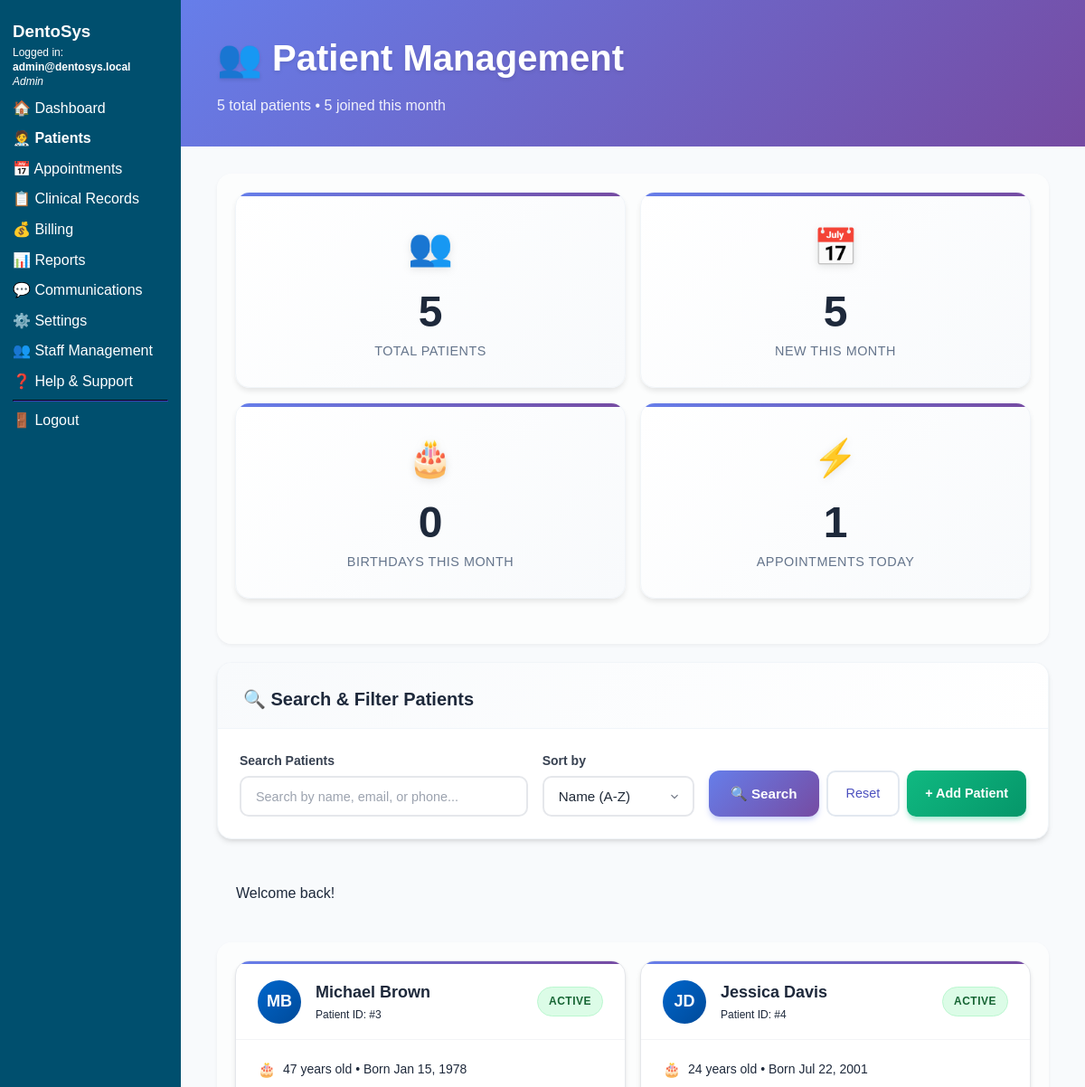
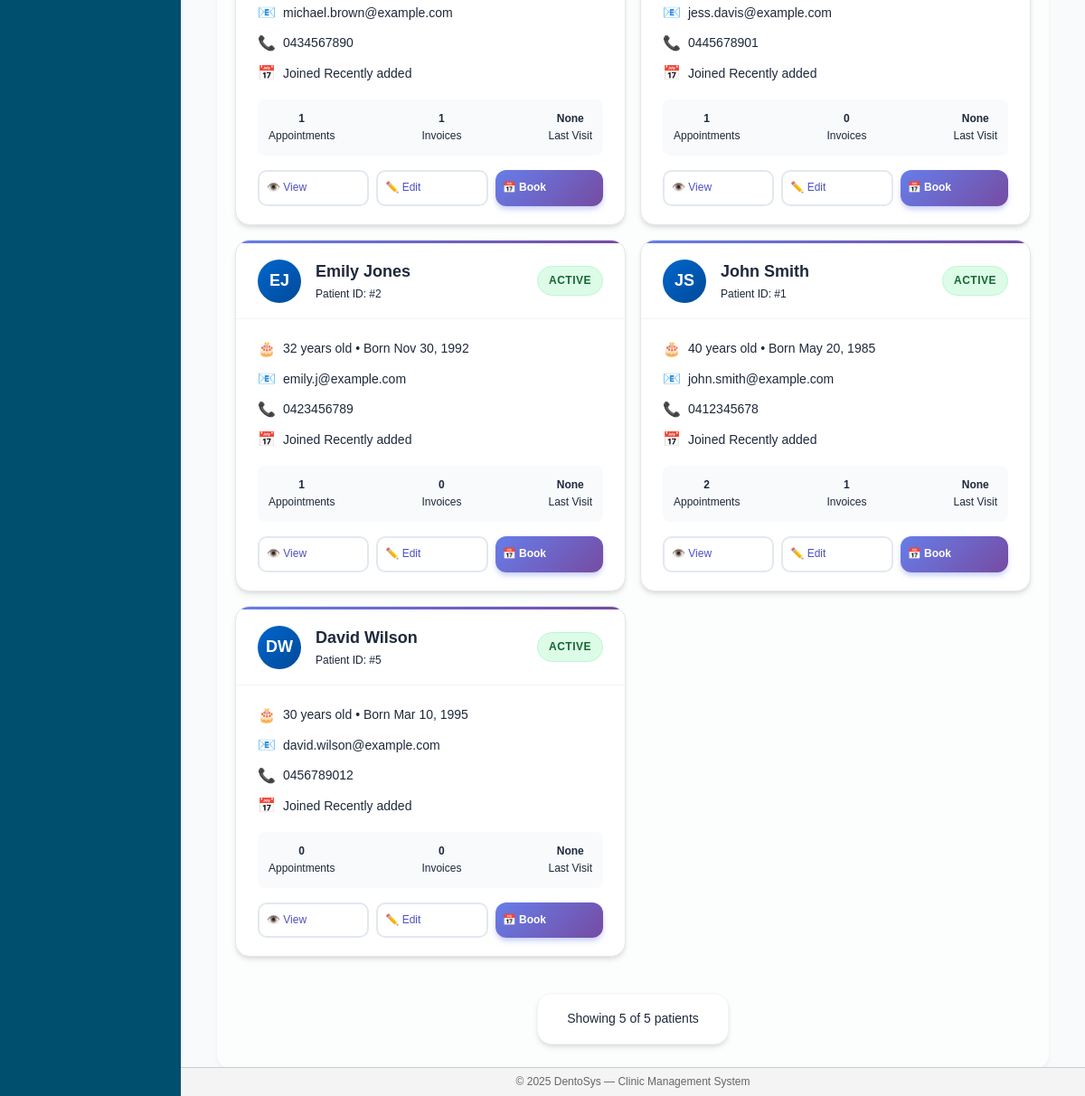
Page /pages/patients/list.php (signed in) on the committed database (2 pictures, top to bottom).
### tables this page shows
CREATE TABLE `UserTbl` (
  `user_id` int(11) NOT NULL AUTO_INCREMENT,
  `email` varchar(100) NOT NULL,
  `password_hash` varchar(255) NOT NULL,
  `role_id` int(11) NOT NULL,
  `is_active` tinyint(1) DEFAULT 1,
  `created_at` timestamp NULL DEFAULT current_timestamp(),
  PRIMARY KEY (`user_id`),
  UNIQUE KEY `email` (`email`),
  KEY `role_id` (`role_id`),
  CONSTRAINT `UserTbl_ibfk_1` FOREIGN KEY (`role_id`) REFERENCES `Role` (`role_id`)
);

CREATE TABLE `Role` (
  `role_id` int(11) NOT NULL,
  `role_name` varchar(50) NOT NULL,
  PRIMARY KEY (`role_id`),
  UNIQUE KEY `role_name` (`role_name`)
);

CREATE TABLE `Patient` (
  `patient_id` int(11) NOT NULL AUTO_INCREMENT,
  `first_name` varchar(50) NOT NULL,
  `last_name` varchar(50) NOT NULL,
  `dob` date DEFAULT NULL,
  `email` varchar(100) DEFAULT NULL,
  `phone` varchar(20) DEFAULT NULL,
  `address` text DEFAULT NULL,
  `created_at` timestamp NULL DEFAULT current_timestamp(),
  PRIMARY KEY (`patient_id`)
);

### pages/patients/list.php (the view, shortened to what the rows shown need)
<?php
require_once BASE_PATH . '/includes/functions.php';
$search = trim($_GET['q'] ?? '');
$sort_by = $_GET['sort'] ?? 'name';
$where_clause = '';
$order_clause = 'ORDER BY ';
switch ($sort_by) {
    case 'name':
        $order_clause .= 'last_name, first_name';
        break;
}
$sql = "SELECT patient_id, first_name, last_name, email, phone, dob,
        'Active' as status,
        TIMESTAMPDIFF(YEAR, dob, CURDATE()) AS age,
        COALESCE(created_at, NOW()) as created_at,
        'Recently added' AS joined_date
        FROM patient
        $where_clause
        $order_clause";
$patients = $conn->query($sql);
include BASE_PATH . '/templates/header.php';
include BASE_PATH . '/templates/sidebar.php';
?>
<main class="main-content-enhanced">
    <div class="content-header">
        <h1>👥 Patient Management</h1>
    </div>
    <div class="content-body">
        <div class="patients-grid-section">
            <?php if ($patients->num_rows === 0): ?>
                <div class="card-enhanced">
                    <div class="card-body" style="text-align: center; padding: 60px 40px;">
                        <div style="font-size: 64px; margin-bottom: 24px;">👤</div>
                        <h3 style="margin: 0 0 16px; color: var(--figma-text-primary);">No Patients Found</h3>
                        <p style="color: var(--figma-text-secondary); margin-bottom: 32px;">
                            <?= $search ? "No patients match your search criteria." : "Get started by adding your first patient."; ?>
                        </p>
                        <a href="add.php" class="btn-primary-enhanced">Add Your First Patient</a>
                    </div>
                </div>
            <?php else: ?>
                <div class="grid grid-cols-3 gap-4">
                    <?php while ($patient = $patients->fetch_assoc()): ?>
                        <div class="card-enhanced patient-card" style="transition: all 0.2s ease;"
                             onmouseover="this.style.transform='translateY(-4px)'; this.style.boxShadow='0 8px 25px rgba(0,0,0,0.15)'"
                             onmouseout="this.style.transform='translateY(0)'; this.style.boxShadow='0 1px 3px rgba(0,0,0,0.08)'">
                            <div style="display: flex; align-items: center; padding: 20px 24px 16px; border-bottom: 1px solid #F3F4F6;">
                                <div style="width: 48px; height: 48px; background: linear-gradient(135deg, #0066CC, #004A99); border-radius: 50%; display: flex; align-items: center; justify-content: center; color: white; font-weight: 600; margin-right: 16px; font-size: 18px;">
                                    <?= strtoupper(substr($patient['first_name'], 0, 1) . substr($patient['last_name'], 0, 1)); ?>
                                </div>
                                <div style="flex: 1;">
                                    <h3 style="margin: 0; font-size: 18px; font-weight: 600; color: var(--figma-text-primary);">
                                        <?= htmlspecialchars($patient['first_name'] . ' ' . $patient['last_name']); ?>
                                    </h3>
                                    <div style="font-size: 12px; color: var(--figma-text-secondary); margin-top: 2px;">
                                        Patient ID: #<?= $patient['patient_id']; ?>
                                    </div>
                                </div>
                                <span class="badge-enhanced badge-success-enhanced">
                                    Active
                                </span>
                            </div>
                        <div style="padding: 20px 24px;">
                            <div style="margin-bottom: 16px;">
                                <div style="display: flex; align-items: center; margin-bottom: 8px;">
                                    <span style="margin-right: 8px;">🎂</span>
                                    <span style="font-size: 14px; color: var(--figma-text-secondary);">
                                        <?= $patient['age'] ?? 'Unknown'; ?> years old
                                        <?php if (!empty($patient['dob'])): ?>
                                            • Born <?= date('M j, Y', strtotime($patient['dob'])); ?>
                                        <?php endif; ?>
                                    </span>
                                </div>
                                <?php if (!empty($patient['email'])): ?>
                                    <div style="display: flex; align-items: center; margin-bottom: 8px;">
                                        <span style="margin-right: 8px;">📧</span>
                                        <span style="font-size: 14px; color: var(--figma-text-secondary);">
                                            <?= htmlspecialchars($patient['email']); ?>
                                        </span>
                                    </div>
                                <?php endif; ?>
                                <?php if (!empty($patient['phone'])): ?>
                                    <div style="display: flex; align-items: center; margin-bottom: 8px;">
                                        <span style="margin-right: 8px;">📞</span>
                                        <span style="font-size: 14px; color: var(--figma-text-secondary);">
                                            <?= htmlspecialchars($patient['phone']); ?>
                                        </span>
                                    </div>
                                <?php endif; ?>
                                <div style="display: flex; align-items: center;">
                                    <span style="margin-right: 8px;">📅</span>
                                    <span style="font-size: 14px; color: var(--figma-text-secondary);">
                                        Joined <?= $patient['joined_date']; ?>
                                    </span>
                                </div>
                            </div>
                            <div style="background: #F8FAFC; border-radius: 8px; padding: 12px; margin-bottom: 16px;">
                                <div style="display: flex; justify-content: space-between; font-size: 12px;">
                                    <?php
                                    $patient_id = $patient['patient_id'];
                                    $appointments = $conn->query("SELECT COUNT(*) as c FROM appointment WHERE patient_id = $patient_id")->fetch_assoc()['c'] ?? 0;
                                    $invoices = $conn->query("SELECT COUNT(*) as c FROM invoice WHERE patient_id = $patient_id")->fetch_assoc()['c'] ?? 0;
                                    $last_visit_result = $conn->query("SELECT MAX(appointment_dt) as last_visit FROM appointment WHERE patient_id = $patient_id AND status = 'Completed'");
                                    $last_visit = $last_visit_result ? $last_visit_result->fetch_assoc()['last_visit'] : null;
                                    ?>
                                    <div style="text-align: center;">
                                        <div style="font-weight: 600; color: var(--figma-primary);"><?= $appointments; ?></div>
                                        <div style="color: var(--figma-text-secondary);">Appointments</div>
                                    </div>
                                    <div style="text-align: center;">
                                        <div style="font-weight: 600; color: var(--figma-primary);"><?= $invoices; ?></div>
                                        <div style="color: var(--figma-text-secondary);">Invoices</div>
                                    </div>
                                    <div style="text-align: center;">
                                        <div style="font-weight: 600; color: var(--figma-primary);">
                                            <?= $last_visit ? date('M j', strtotime($last_visit)) : 'None'; ?>
                                        </div>
                                        <div style="color: var(--figma-text-secondary);">Last Visit</div>
                                    </div>
                                </div>
                            </div>
                            <div style="display: flex; gap: 8px;">
                                <a href="view.php?id=<?= $patient['patient_id']; ?>"
                                   class="btn-secondary-enhanced" style="flex: 1; text-align: center; font-size: 12px; padding: 8px;">
                                    👁️ View
                                </a>
                                <a href="edit.php?id=<?= $patient['patient_id']; ?>"
                                   class="btn-secondary-enhanced" style="flex: 1; text-align: center; font-size: 12px; padding: 8px;">
                                    ✏️ Edit
                                </a>
                                <a href="../appointments/book.php?patient_id=<?= $patient['patient_id']; ?>"
                                   class="btn-primary-enhanced" style="flex: 1; text-align: center; font-size: 12px; padding: 8px;">
                                    📅 Book
                                </a>
                            </div>
                        </div>
                    </div>
                    <?php endwhile; ?>
                </div>
            <?php endif; ?>
        </div>
    </div>
</main>
<?php include BASE_PATH . '/templates/footer.php'; ?>

### templates/sidebar.php (shortened to what the rows shown need)
<?php
$userEmail = $roleName = '';
if (!empty($_SESSION['user_id'])) {
    $uid = (int)$_SESSION['user_id'];
    $qry = $conn->query(
        "SELECT u.email, r.role_name, r.role_id
         FROM UserTbl u
         JOIN Role   r ON r.role_id = u.role_id
         WHERE u.user_id = $uid LIMIT 1"
    );
    if ($row = $qry->fetch_assoc()) {
        $userEmail = $row['email'];
        $roleName  = $row['role_name'];
    }
}
?>
<aside class="sidebar">
  <p style="font-size:12px;line-height:1.35em;">
    Logged&nbsp;in:<br>
    <strong><?= htmlspecialchars($userEmail); ?></strong><br>
    <em><?= htmlspecialchars($roleName); ?></em>
  </p>
</aside>

### rows in the picture
usertbl: email "admin@dentosys.local", role.role_name "Admin"
patient: first_name+last_name "MB", first_name+last_name "Michael Brown", patient_id "3", age "47", dob "Jan 15, 1978", email "michael.brown@example.com", phone "0434567890", joined_date "Recently added", appointments "1", invoices "1"
patient: first_name+last_name "JD", first_name+last_name "Jessica Davis", patient_id "4", age "24", dob "Jul 22, 2001", email "jess.davis@example.com", phone "0445678901", joined_date "Recently added", appointments "1", invoices "0"
patient: first_name+last_name "EJ", first_name+last_name "Emily Jones", patient_id "2", age "32", dob "Nov 30, 1992", email "emily.j@example.com", phone "0423456789", joined_date "Recently added", appointments "1", invoices "0"
patient: first_name+last_name "JS", first_name+last_name "John Smith", patient_id "1", age "40", dob "May 20, 1985", email "john.smith@example.com", phone "0412345678", joined_date "Recently added", appointments "2"
patient: first_name+last_name "DW", first_name+last_name "David Wilson", patient_id "5", age "30", dob "Mar 10, 1995", email "david.wilson@example.com", phone "0456789012", joined_date "Recently added", appointments "0", invoices "0"

### other values in the picture
$total_patients "5"
$new_this_month "5"
$upcoming_birthdays "0"
$active_today "1"
$m "Welcome back!"
$patients->num_rows "5"
